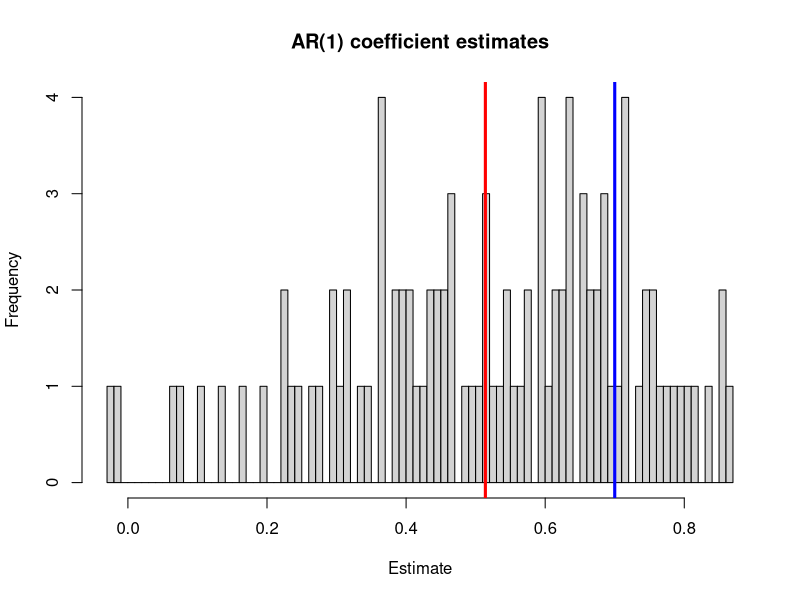

Reproduce this figure in R. (Note: this script raises an error after producing the figure.)
## ---- chunk 1
set.seed(840)
## ---- chunk 2
# Simulate 'n' observations from a given AR(1) model (with unit noise variance).
ar_sim <- function(alpha, mu, n)  
	mu + arima.sim(list(ar = alpha), n = n)

# Fit an AR(1) model to a given time series 'y'.
ar_fit <- function(y, method = "ML")
	arima(y, c(1, 0, 0), method = method)
## ---- chunk 3
hist_caption <- paste(
	"AR(1) coefficient estimates.",
	"The vertical blue line represents true parameter value,",
	"while the red line is the expected value of the estimator."
)
## ---- chunk 4
mu <- 1
alpha <- 0.7
n <- 20

set.seed(840)
nsim <- 1e2
fits <- replicate(nsim, 
									ar_sim(alpha = alpha, mu = mu, n = n) |> ar_fit(), 
									simplify = F
									)

estimates <- sapply(fits, coef)["ar1", ]

hist(estimates, breaks = 100,
		 xlab = "Estimate", 
		 main = "AR(1) coefficient estimates",  
		 )
abline(v = alpha, col = "blue", lwd = 3, lty = 1)
abline(v = mean(estimates), col = "red", lwd = 3, lty = 1)
## ---- chunk 5
ar1_confint_naive <- function(fit, conf.level = 0.95) {
	est <- coef(fit)["ar1"]
	se <- sqrt(vcov(fit)["ar1", "ar1"])
	
	df <- nobs(fit) - length(coef(fit))
	
	a <- (1 - conf.level) / 2
	k <- qt(a, df, lower.tail = FALSE)
	
	res <- est + k * se * c(-1, 1)
	unname(res)
	
	return(res)
}

cis <- sapply(fits, ar1_confint_naive)

mean( cis[1,] < alpha & alpha < cis[2,], na.rm = TRUE)
## ---- chunk 6
ar_t <- function(fit, alpha) {
	alpha_hat <- coef(fit)["ar1"]
	alpha_hat_se <- vcov(fit)["ar1", "ar1"]
	t <- (alpha_hat - alpha) / alpha_hat_se
	unname(t)
}

conf.level <- .95

nsim_max <- 1e2
B <- 1e2

cl <- parallel::makeCluster(8)
parallel::clusterExport(cl, c("ar_sim", "ar_fit", "ar_t", "n", "B", "conf.level"))
boot <- pbapply::pblapply(fits[1:nsim_max], function(fit) {
	alpha_hat <- coef(fit)["ar1"]
	alpha_hat_se <- unname(sqrt(vcov(fit)["ar1", "ar1"]))
	a <- (1 - conf.level) / 2
	
	boot_fits <- replicate(B,
												 tryCatch(
												 	ar_sim(alpha = alpha_hat, mu = 1, n = n) |> ar_fit(),
												 	error = function(cnd) NULL
												 	),
												 simplify = F
												 )
	
	boot_fits <- boot_fits[!sapply(boot_fits, is.null)]
	
	alpha_hat_boot <- sapply(boot_fits, coef)["ar1", ]
	alpha_hat_t_boot <- sapply(boot_fits, ar_t, alpha = alpha_hat)
	
	mask <- is.na(alpha_hat_t_boot) | is.na(alpha_hat_t_boot)
	
	alpha_hat_boot <- alpha_hat_boot[!mask]
	alpha_hat_t_boot <- alpha_hat_t_boot[!mask]
	
	res <- data.frame(
		alpha_hat = alpha_hat, 
		bias = mean(alpha_hat_boot) - alpha_hat,
		alpha_lo = 2 * alpha_hat - quantile(alpha_hat_boot, 1 - a), 
		alpha_up = 2 * alpha_hat - quantile(alpha_hat_boot, a), 
		alpha_lo_stud = alpha_hat - quantile(alpha_hat_t_boot, 1 - a) * alpha_hat_se, 
		alpha_up_stud = alpha_hat - quantile(alpha_hat_t_boot, a) * alpha_hat_se
		)
	row.names(res) <- NULL
	res
}, cl = cl) |>
	Reduce(rbind, x = _)

boot

mean(boot$bias)
sd(boot$bias)
mean(boot$alpha_lo < alpha & alpha < boot$alpha_up)
mean(boot$alpha_lo_stud < alpha & alpha < boot$alpha_up_stud)
